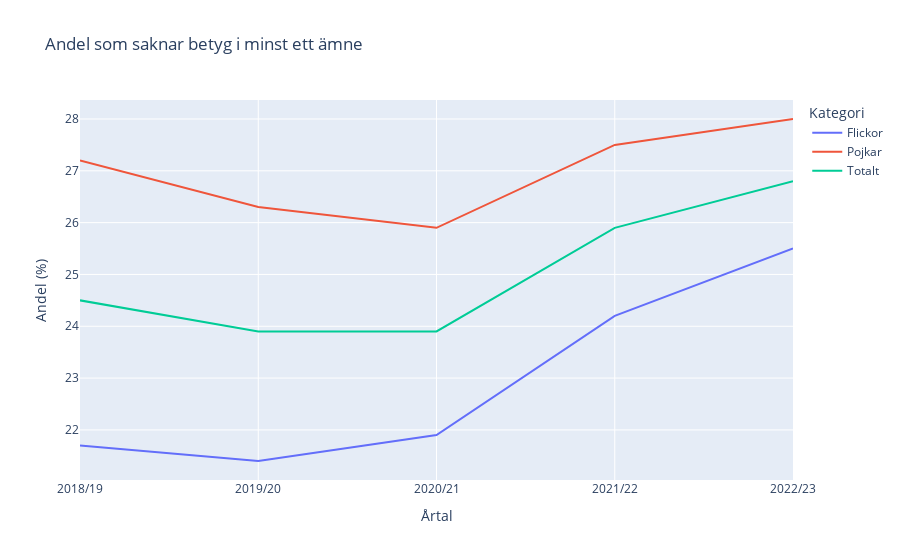

Here is the notebook cell this chart was saved with:
### Markdown cell above
##### Plotting (missing grades)

### Code cell
# Fig object to use with plotly express to create a line diagram
fig_missing_grades = px.line(
    df_missing_grades,
    x='År',
    y=['Flickor', 'Pojkar', 'Totalt'],
    title='Andel som saknar betyg i minst ett ämne',
    labels={'År': 'Årtal', 'value': 'Andel (%)', 'variable': 'Kategori'},
)

fig_missing_grades.show()

# Save the plot as a html file
fig_missing_grades.write_html("visualiseringar/andel_som_saknar_betyg_i_minst_ett_amne.html")

### Figure 1 — Plotly figure (JSON) as saved in the notebook; plotly's stock layout.template omitted (floating-point values rounded to 4 significant figures)
{"data": [{"hovertemplate": "Kategori=Flickor<br>Årtal=%{x}<br>Andel (%)=%{y}<extra></extra>", "legendgroup": "Flickor", "line": {"color": "#636efa", "dash": "solid"}, "marker": {"symbol": "circle"}, "mode": "lines", "name": "Flickor", "orientation": "v", "showlegend": true, "type": "scatter", "x": ["2018/19", "2019/20", "2020/21", "2021/22", "2022/23"], "xaxis": "x", "y": [21.7, 21.4, 21.9, 24.2, 25.5], "yaxis": "y"}, {"hovertemplate": "Kategori=Pojkar<br>Årtal=%{x}<br>Andel (%)=%{y}<extra></extra>", "legendgroup": "Pojkar", "line": {"color": "#EF553B", "dash": "solid"}, "marker": {"symbol": "circle"}, "mode": "lines", "name": "Pojkar", "orientation": "v", "showlegend": true, "type": "scatter", "x": ["2018/19", "2019/20", "2020/21", "2021/22", "2022/23"], "xaxis": "x", "y": [27.2, 26.3, 25.9, 27.5, 28.0], "yaxis": "y"}, {"hovertemplate": "Kategori=Totalt<br>Årtal=%{x}<br>Andel (%)=%{y}<extra></extra>", "legendgroup": "Totalt", "line": {"color": "#00cc96", "dash": "solid"}, "marker": {"symbol": "circle"}, "mode": "lines", "name": "Totalt", "orientation": "v", "showlegend": true, "type": "scatter", "x": ["2018/19", "2019/20", "2020/21", "2021/22", "2022/23"], "xaxis": "x", "y": [24.5, 23.9, 23.9, 25.9, 26.8], "yaxis": "y"}], "layout": {"legend": {"title": {"text": "Kategori"}, "tracegroupgap": 0}, "title": {"text": "Andel som saknar betyg i minst ett ämne"}, "xaxis": {"anchor": "y", "domain": [0, 1], "title": {"text": "Årtal"}}, "yaxis": {"anchor": "x", "domain": [0, 1], "title": {"text": "Andel (%)"}}}}
